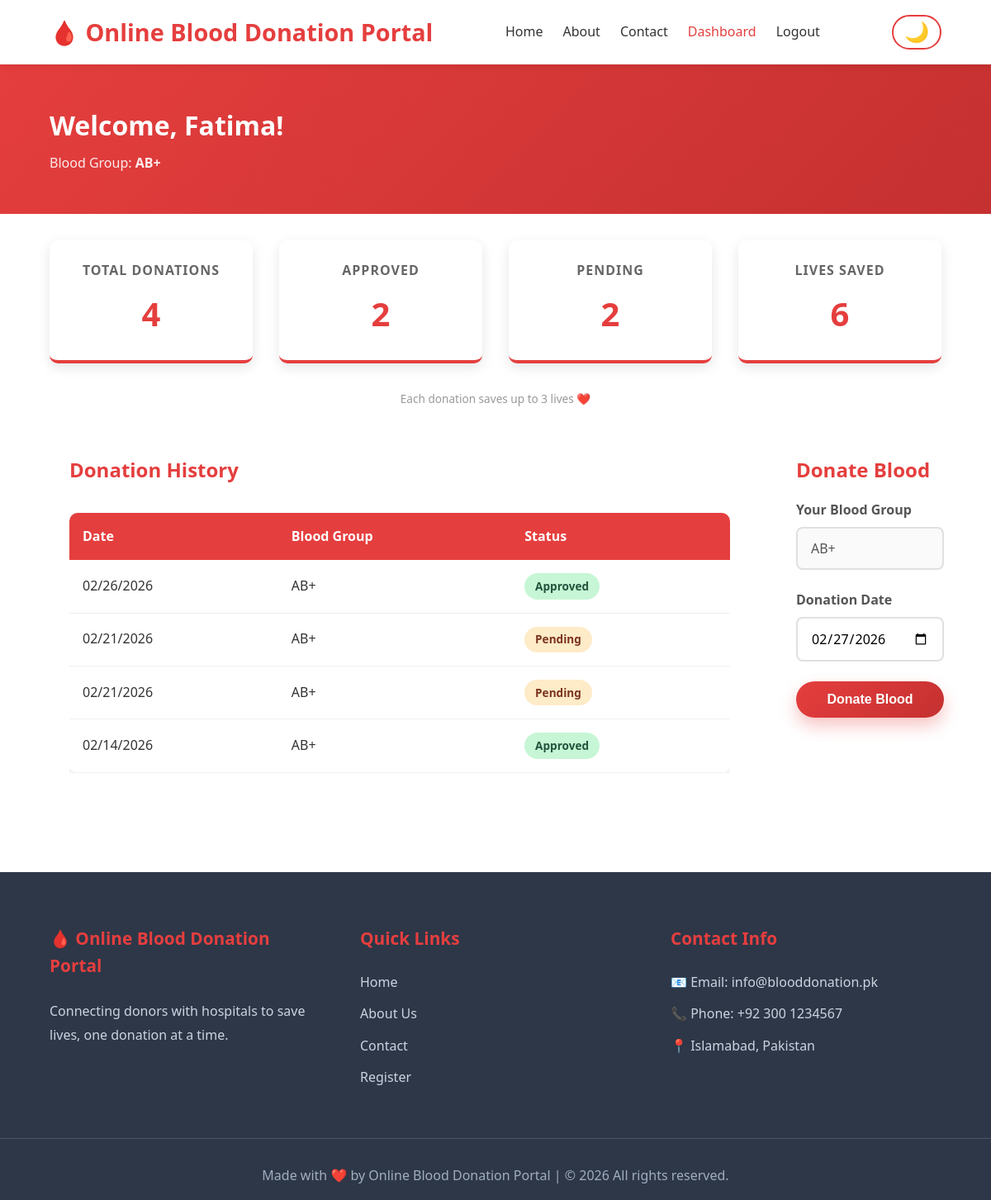
The page /donor_dashboard.php (signed in) on the database its author committed.
### tables this page shows
CREATE TABLE `users` (
  `id` int(11) NOT NULL,
  `full_name` varchar(100) NOT NULL,
  `email` varchar(100) NOT NULL,
  `phone` varchar(15) NOT NULL,
  `password` varchar(255) NOT NULL,
  `role` enum('Admin','Donor','Hospital') NOT NULL,
  `blood_group` enum('A+','A-','B+','B-','AB+','AB-','O+','O-') DEFAULT NULL,
  `status` enum('Pending','Approved','Rejected') DEFAULT 'Pending',
  `created_at` timestamp NOT NULL DEFAULT current_timestamp()
);

CREATE TABLE `donations` (
  `id` int(11) NOT NULL,
  `donor_id` int(11) NOT NULL,
  `blood_group` enum('A+','A-','B+','B-','AB+','AB-','O+','O-') NOT NULL,
  `donation_date` date NOT NULL,
  `status` enum('Pending','Approved','Rejected') DEFAULT 'Pending'
);

### donor_dashboard.php (the view, shortened to what this page needs)
<?php
include("connection.php");
$donor_id = $_SESSION['user_id'];
$user_query = "SELECT * FROM users WHERE id='$donor_id'";
$user_result = mysqli_query($conn, $user_query);
$user_data = mysqli_fetch_assoc($user_result);
$total_query = "SELECT COUNT(*) as total FROM donations WHERE donor_id='$donor_id'";
$total_result = mysqli_query($conn, $total_query);
$total_data = mysqli_fetch_assoc($total_result);
$total_donations = $total_data['total'];
$approved_query = "SELECT COUNT(*) as total FROM donations WHERE donor_id='$donor_id' AND status='Approved'";
$approved_result = mysqli_query($conn, $approved_query);
$approved_data = mysqli_fetch_assoc($approved_result);
$approved_donations = $approved_data['total'];
$pending_query = "SELECT COUNT(*) as total FROM donations WHERE donor_id='$donor_id' AND status='Pending'";
$pending_result = mysqli_query($conn, $pending_query);
$pending_data = mysqli_fetch_assoc($pending_result);
$pending_donations = $pending_data['total'];
$lives_saved = $approved_donations * 3;
?>
<!DOCTYPE html>
<html lang="en">
<head>
    <link rel="stylesheet" href="css/style.css">
</head>
<body>
<header>
    <div class="header-container">
        <div class="logo">
            <h1>🩸 Online Blood Donation Portal</h1>
        </div>
        <nav>
            <ul>
                <li><a href="index.php">Home</a></li>
                <li><a href="about.php">About</a></li>
                <li><a href="contact.php">Contact</a></li>
                <li><a href="donor_dashboard.php" class="active">Dashboard</a></li>
                <li><a href="logout.php">Logout</a></li>
            </ul>
        </nav>
        <button id="themeToggle" class="theme-btn">🌙</button>
    </div>
</header>
<section class="dashboard-header">
    <div class="container">
        <h2>Welcome, <?php echo explode(' ', $user_data['full_name'])[0]; ?>!</h2>
        <p>Blood Group: <strong><?php echo $user_data['blood_group']; ?></strong></p>
    </div>
</section>
<div class="container">
    <div class="stats-grid">
        <div class="stat-card">
            <h3>Total Donations</h3>
            <div class="stat-number"><?php echo $total_donations; ?></div>
        </div>
        <div class="stat-card">
            <h3>Approved</h3>
            <div class="stat-number"><?php echo $approved_donations; ?></div>
        </div>
        <div class="stat-card">
            <h3>Pending</h3>
            <div class="stat-number"><?php echo $pending_donations; ?></div>
        </div>
        <div class="stat-card">
            <h3>Lives Saved</h3>
            <div class="stat-number"><?php echo $lives_saved; ?></div>
        </div>
    </div>
    <div style="text-align: center; margin-bottom: 2rem;">
        <p class="stat-note">Each donation saves up to 3 lives ❤️</p>
    </div>
    <div style="display: grid; grid-template-columns: 2fr 1fr; gap: 2rem;">
        <div class="card" style="padding: 1.5rem;">
            <h2 style="color: #e53e3e; margin-bottom: 1rem;">Donation History</h2>
            <div class="table-container">
                <table>
                    <thead>
                        <tr>
                            <th>Date</th>
                            <th>Blood Group</th>
                            <th>Status</th>
                        </tr>
                    </thead>
                    <tbody>
                        <?php
                        $history_query = "SELECT * FROM donations WHERE donor_id='$donor_id' ORDER BY donation_date DESC";
                        $history_result = mysqli_query($conn, $history_query);
                        if(mysqli_num_rows($history_result) > 0){
                            while($row = mysqli_fetch_assoc($history_result)){
                                $statusClass = "";
                                if($row['status'] == 'Approved') $statusClass = "approved";
                                elseif($row['status'] == 'Rejected') $statusClass = "rejected";
                                else $statusClass = "pending";
                                echo "<tr>
                                    <td>" . date('m/d/Y', strtotime($row['donation_date'])) . "</td>
                                    <td>{$row['blood_group']}</td>
                                    <td><span class='status-badge {$statusClass}'>{$row['status']}</span></td>
                                </tr>";
                            }
                        } else {
                            echo "<tr><td colspan='3' style='text-align:center;'>No donations yet</td></tr>";
                        }
                        ?>
                    </tbody>
                </table>
            </div>
        </div>
        <div class="card" style="padding: 1.5rem;">
            <h2 style="color: #e53e3e; margin-bottom: 1rem;">Donate Blood</h2>
            <form method="POST" action="donate_blood.php" id="donateForm">
                <div class="form-group">
                    <label>Your Blood Group</label>
                    <input type="text" value="<?php echo $user_data['blood_group']; ?>" disabled>
                </div>
                <div class="form-group">
                    <label>Donation Date</label>
                    <input type="date" name="donation_date" value="<?php echo date('Y-m-d'); ?>" required>
                </div>
                <button type="submit" name="donate" class="btn btn-primary" style="width: 100%;">Donate Blood</button>
            </form>
        </div>
    </div>
</div>
<footer>
    <div class="footer-container">
        <div class="footer-column">
            <h3>🩸 Online Blood Donation Portal</h3>
            <p>Connecting donors with hospitals to save lives, one donation at a time.</p>
        </div>
        <div class="footer-column">
            <h3>Quick Links</h3>
            <ul>
                <li><a href="index.php">Home</a></li>
                <li><a href="about.php">About Us</a></li>
                <li><a href="contact.php">Contact</a></li>
                <li><a href="register.php">Register</a></li>
            </ul>
        </div>
        <div class="footer-column">
            <h3>Contact Info</h3>
            <ul class="contact-info">
                <li>📧 Email: info@blooddonation.pk</li>
                <li>📞 Phone: +92 300 1234567</li>
                <li>📍 Islamabad, Pakistan</li>
            </ul>
        </div>
    </div>
    <div class="footer-bottom">
        <p>Made with ❤️ by Online Blood Donation Portal | © 2026 All rights reserved.</p>
    </div>
</footer>
</body>
</html>

### css/style.css (style rules this page uses)
* { margin: 0; padding: 0; box-sizing: border-box; }
body { font-family: 'Segoe UI', Tahoma, Geneva, Verdana, sans-serif; line-height: 1.6; color: #333; background-color: #fff; }
.container { max-width: 1400px; width: 95%; margin: 0 auto; padding: 0 30px; }
header { background-color: #fff; box-shadow: 0 2px 10px rgba(0,0,0,0.1); position: sticky; top: 0; z-index: 100; }
.header-container { max-width: 1600px; width: 95%; margin: 0 auto; padding: 1rem 30px; display: flex; justify-content: space-between; align-items: center; flex-wrap: wrap; }
.logo h1 { color: #e53e3e; font-size: 1.8rem; font-weight: bold; }
nav ul { display: flex; list-style: none; gap: 1.5rem; flex-wrap: wrap; }
nav ul li a { text-decoration: none; color: #333; font-weight: 500; transition: color 0.3s; }
nav ul li a:hover, nav ul li a.active { color: #e53e3e; }
.theme-btn { background: none; border: 2px solid #e53e3e; color: #e53e3e; font-size: 1.5rem; padding: 0.3rem 0.8rem; border-radius: 30px; cursor: pointer; transition: all 0.3s; }
.btn { display: inline-block; padding: 0.8rem 2rem; text-decoration: none; border-radius: 30px; font-weight: 600; transition: all 0.3s; cursor: pointer; border: none; font-size: 1rem; }
.btn-primary { background: linear-gradient(135deg, #e53e3e 0%, #c53030 100%); color: white; box-shadow: 0 10px 20px rgba(229,62,62,0.3); position: relative; overflow: hidden; }
.btn-primary::before { content: ''; position: absolute; top: 0; left: -100%; width: 100%; height: 100%; background: linear-gradient(90deg, transparent, rgba(255,255,255,0.2), transparent); transition: left 0.5s; }
.form-group { margin-bottom: 1.5rem; }
.form-group label { display: block; margin-bottom: 0.5rem; font-weight: 600; color: #555; }
.form-group input, .form-group select, .form-group textarea { width: 100%; padding: 0.8rem 1rem; border: 2px solid #e0e0e0; border-radius: 8px; font-size: 1rem; transition: border-color 0.3s; font-family: inherit; }
.dashboard-header { width: 100%; background: linear-gradient(135deg, #e53e3e 0%, #c53030 100%); color: white; padding: 3rem 0; margin-bottom: 2rem; }
.dashboard-header h2 { font-size: 2rem; margin-bottom: 0.5rem; }
.dashboard-header p { opacity: 0.9; }
.stats-grid { display: grid; grid-template-columns: repeat(auto-fit, minmax(220px, 1fr)); gap: 2rem; margin: 2rem 0; }
.stat-card { background: white; padding: 1.5rem; border-radius: 10px; text-align: center; box-shadow: 0 5px 15px rgba(0,0,0,0.1); border-bottom: 4px solid #e53e3e; }
.stat-card h3 { color: #666; font-size: 1rem; margin-bottom: 0.5rem; text-transform: uppercase; letter-spacing: 1px; }
.stat-number { color: #e53e3e; font-size: 2.5rem; font-weight: bold; }
.stat-note { font-size: 0.85rem; color: #999; margin-top: 0.5rem; }
.table-container { width: 100%; overflow-x: auto; margin: 2rem 0; }
table { width: 100%; min-width: 800px; border-collapse: collapse; background: white; border-radius: 10px; overflow: hidden; box-shadow: 0 5px 15px rgba(0,0,0,0.1); }
table thead { background-color: #e53e3e; color: white; }
table th, table td { padding: 1rem; text-align: left; }
table tbody tr { border-bottom: 1px solid #f0f0f0; transition: background-color 0.3s; }
.status-badge { padding: 0.3rem 0.8rem; border-radius: 20px; font-size: 0.85rem; font-weight: 600; display: inline-block; }
.status-badge.approved { background-color: #c6f6d5; color: #22543d; }
.status-badge.pending { background-color: #feebc8; color: #7b341e; }
footer { width: 100%; background-color: #2d3748; color: white; padding: 4rem 0 1rem; margin-top: 4rem; }
.footer-container { max-width: 1600px; width: 95%; margin: 0 auto; padding: 0 30px; display: grid; grid-template-columns: repeat(auto-fit, minmax(280px, 1fr)); gap: 3rem; }
.footer-column h3 { color: #e53e3e; margin-bottom: 1.5rem; font-size: 1.3rem; }
.footer-column p { color: #cbd5e0; line-height: 1.8; }
.footer-column ul { list-style: none; }
.footer-column ul li { margin-bottom: 0.8rem; }
.footer-column ul li a { color: #cbd5e0; text-decoration: none; transition: color 0.3s; }
.contact-info li { color: #cbd5e0; margin-bottom: 1rem; display: flex; align-items: center; gap: 0.5rem; }
.footer-bottom { text-align: center; margin-top: 3rem; padding-top: 2rem; border-top: 1px solid #4a5568; color: #a0aec0; }

### rows shown on the page
users: full_name "Fatima", blood_group "AB+"
donations: donation_date "02/26/2026", blood_group "AB+", status "Approved"
donations: donation_date "02/21/2026", blood_group "AB+", status "Pending"
donations: donation_date "02/21/2026", blood_group "AB+", status "Pending"
donations: donation_date "02/14/2026", blood_group "AB+", status "Approved"

### other values the page prints
$total_donations "4"
$approved_donations "2"
$pending_donations "2"
$lives_saved "6"
